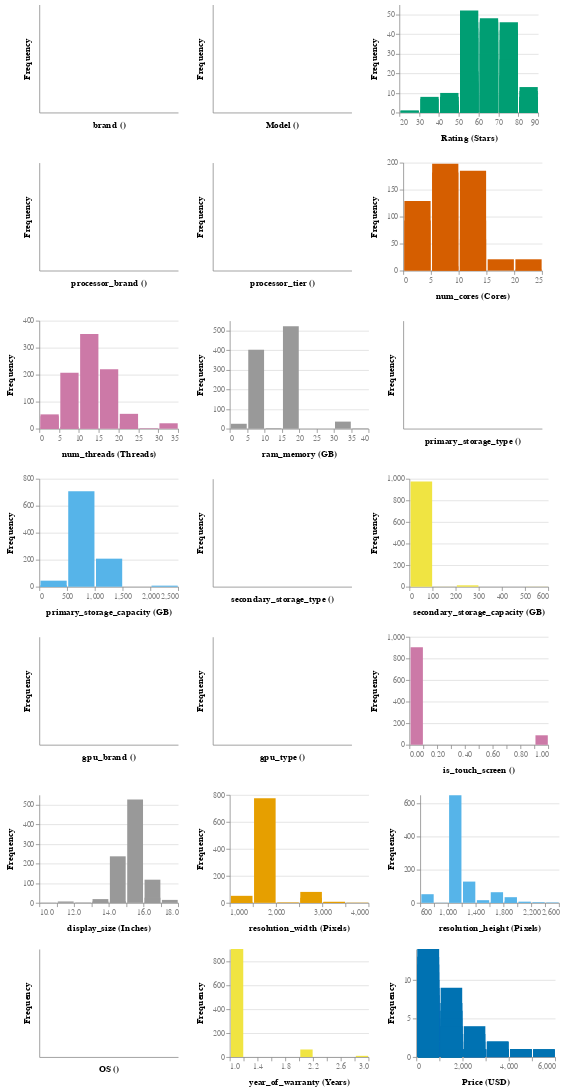

Notebook code cell kept with this figure:
### Markdown cell above
![Graph1](Visualisations/Graph2.png)

### Code cell
import altair as alt

# Map columns to units for those that are quantitative
units_mapping = {
    'brand': '',
    'Model': '',
    'Rating': 'Stars',
    'processor_brand': '',
    'processor_tier': '',
    'num_cores': 'Cores',
    'num_threads': 'Threads',
    'ram_memory': 'GB',
    'primary_storage_type': '',
    'primary_storage_capacity': 'GB',
    'secondary_storage_type': '',
    'secondary_storage_capacity': 'GB',
    'gpu_brand': '',
    'gpu_type': '',
    'is_touch_screen': '',
    'display_size': 'Inches',
    'resolution_width': 'Pixels',
    'resolution_height': 'Pixels',
    'OS': '',
    'year_of_warranty': 'Years',
    'Price': 'USD'
}

# Columns of interest
columns = list(units_mapping.keys())

# Define a color-blind-friendly "rainbow" palette
colors = ['#E69F00', '#56B4E9', '#009E73', '#F0E442', '#0072B2', '#D55E00', '#CC79A7', '#999999']
# Ensure we have enough colors
colors *= (len(columns) // len(colors) + 1)

# Create charts
charts = []
for i, col in enumerate(columns):
    title = f'{col} ({units_mapping[col]})'  # Include units in title
    chart = alt.Chart(df).mark_bar(color=colors[i]).encode(
        x=alt.X(f'{col}:Q', bin=True, title=title),
        y=alt.Y('count()', title='Frequency'),
        tooltip=[alt.Tooltip(f'{col}:Q', title=col)]
    ).properties(
        width=180,
        height=140
    )
    charts.append(chart)

# Combine charts into a grid layout without explicit titles
chart_grid = alt.vconcat(*[
    alt.hconcat(*charts[i:i+3]) for i in range(0, len(charts), 3)
]).configure_axis(
    titleFontSize=12,
    labelFontSize=10
)

chart_grid

### Figure 1 — Vega-Lite specification as saved in the notebook (floating-point values rounded to 4 significant figures; data arrays with more than 128 entries replaced by an {"elided": "..."} marker saying what was removed)
{"config": {"title": {"fontSize": 20, "font": "Verdana", "color": "black"}, "axis": {"titleFontSize": 12, "titleFont": "Verdana", "labelFontSize": 10, "labelFont": "Verdana", "labelColor": "gray", "titlePadding": 10}, "legend": {"titleFontSize": 14, "labelFontSize": 12, "titleFont": "Verdana", "labelFont": "Verdana"}, "bar": {"binSpacing": 2, "fill": "#5276A7", "stroke": false}, "view": {"stroke": "transparent"}}, "vconcat": [{"hconcat": [{"mark": {"type": "bar", "color": "#E69F00"}, "encoding": {"tooltip": [{"field": "brand", "title": "brand", "type": "quantitative"}], "x": {"bin": true, "field": "brand", "title": "brand ()", "type": "quantitative"}, "y": {"aggregate": "count", "title": "Frequency", "type": "quantitative"}}, "height": 140, "width": 180}, {"mark": {"type": "bar", "color": "#56B4E9"}, "encoding": {"tooltip": [{"field": "Model", "title": "Model", "type": "quantitative"}], "x": {"bin": true, "field": "Model", "title": "Model ()", "type": "quantitative"}, "y": {"aggregate": "count", "title": "Frequency", "type": "quantitative"}}, "height": 140, "width": 180}, {"mark": {"type": "bar", "color": "#009E73"}, "encoding": {"tooltip": [{"field": "Rating", "title": "Rating", "type": "quantitative"}], "x": {"bin": true, "field": "Rating", "title": "Rating (Stars)", "type": "quantitative"}, "y": {"aggregate": "count", "title": "Frequency", "type": "quantitative"}}, "height": 140, "width": 180}]}, {"hconcat": [{"mark": {"type": "bar", "color": "#F0E442"}, "encoding": {"tooltip": [{"field": "processor_brand", "title": "processor_brand", "type": "quantitative"}], "x": {"bin": true, "field": "processor_brand", "title": "processor_brand ()", "type": "quantitative"}, "y": {"aggregate": "count", "title": "Frequency", "type": "quantitative"}}, "height": 140, "width": 180}, {"mark": {"type": "bar", "color": "#0072B2"}, "encoding": {"tooltip": [{"field": "processor_tier", "title": "processor_tier", "type": "quantitative"}], "x": {"bin": true, "field": "processor_tier", "title": "processor_tier ()", "type": "quantitative"}, "y": {"aggregate": "count", "title": "Frequency", "type": "quantitative"}}, "height": 140, "width": 180}, {"mark": {"type": "bar", "color": "#D55E00"}, "encoding": {"tooltip": [{"field": "num_cores", "title": "num_cores", "type": "quantitative"}], "x": {"bin": true, "field": "num_cores", "title": "num_cores (Cores)", "type": "quantitative"}, "y": {"aggregate": "count", "title": "Frequency", "type": "quantitative"}}, "height": 140, "width": 180}]}, {"hconcat": [{"mark": {"type": "bar", "color": "#CC79A7"}, "encoding": {"tooltip": [{"field": "num_threads", "title": "num_threads", "type": "quantitative"}], "x": {"bin": true, "field": "num_threads", "title": "num_threads (Threads)", "type": "quantitative"}, "y": {"aggregate": "count", "title": "Frequency", "type": "quantitative"}}, "height": 140, "width": 180}, {"mark": {"type": "bar", "color": "#999999"}, "encoding": {"tooltip": [{"field": "ram_memory", "title": "ram_memory", "type": "quantitative"}], "x": {"bin": true, "field": "ram_memory", "title": "ram_memory (GB)", "type": "quantitative"}, "y": {"aggregate": "count", "title": "Frequency", "type": "quantitative"}}, "height": 140, "width": 180}, {"mark": {"type": "bar", "color": "#E69F00"}, "encoding": {"tooltip": [{"field": "primary_storage_type", "title": "primary_storage_type", "type": "quantitative"}], "x": {"bin": true, "field": "primary_storage_type", "title": "primary_storage_type ()", "type": "quantitative"}, "y": {"aggregate": "count", "title": "Frequency", "type": "quantitative"}}, "height": 140, "width": 180}]}, {"hconcat": [{"mark": {"type": "bar", "color": "#56B4E9"}, "encoding": {"tooltip": [{"field": "primary_storage_capacity", "title": "primary_storage_capacity", "type": "quantitative"}], "x": {"bin": true, "field": "primary_storage_capacity", "title": "primary_storage_capacity (GB)", "type": "quantitative"}, "y": {"aggregate": "count", "title": "Frequency", "type": "quantitative"}}, "height": 140, "width": 180}, {"mark": {"type": "bar", "color": "#009E73"}, "encoding": {"tooltip": [{"field": "secondary_storage_type", "title": "secondary_storage_type", "type": "quantitative"}], "x": {"bin": true, "field": "secondary_storage_type", "title": "secondary_storage_type ()", "type": "quantitative"}, "y": {"aggregate": "count", "title": "Frequency", "type": "quantitative"}}, "height": 140, "width": 180}, {"mark": {"type": "bar", "color": "#F0E442"}, "encoding": {"tooltip": [{"field": "secondary_storage_capacity", "title": "secondary_storage_capacity", "type": "quantitative"}], "x": {"bin": true, "field": "secondary_storage_capacity", "title": "secondary_storage_capacity (GB)", "type": "quantitative"}, "y": {"aggregate": "count", "title": "Frequency", "type": "quantitative"}}, "height": 140, "width": 180}]}, {"hconcat": [{"mark": {"type": "bar", "color": "#0072B2"}, "encoding": {"tooltip": [{"field": "gpu_brand", "title": "gpu_brand", "type": "quantitative"}], "x": {"bin": true, "field": "gpu_brand", "title": "gpu_brand ()", "type": "quantitative"}, "y": {"aggregate": "count", "title": "Frequency", "type": "quantitative"}}, "height": 140, "width": 180}, {"mark": {"type": "bar", "color": "#D55E00"}, "encoding": {"tooltip": [{"field": "gpu_type", "title": "gpu_type", "type": "quantitative"}], "x": {"bin": true, "field": "gpu_type", "title": "gpu_type ()", "type": "quantitative"}, "y": {"aggregate": "count", "title": "Frequency", "type": "quantitative"}}, "height": 140, "width": 180}, {"mark": {"type": "bar", "color": "#CC79A7"}, "encoding": {"tooltip": [{"field": "is_touch_screen", "title": "is_touch_screen", "type": "quantitative"}], "x": {"bin": true, "field": "is_touch_screen", "title": "is_touch_screen ()", "type": "quantitative"}, "y": {"aggregate": "count", "title": "Frequency", "type": "quantitative"}}, "height": 140, "width": 180}]}, {"hconcat": [{"mark": {"type": "bar", "color": "#999999"}, "encoding": {"tooltip": [{"field": "display_size", "title": "display_size", "type": "quantitative"}], "x": {"bin": true, "field": "display_size", "title": "display_size (Inches)", "type": "quantitative"}, "y": {"aggregate": "count", "title": "Frequency", "type": "quantitative"}}, "height": 140, "width": 180}, {"mark": {"type": "bar", "color": "#E69F00"}, "encoding": {"tooltip": [{"field": "resolution_width", "title": "resolution_width", "type": "quantitative"}], "x": {"bin": true, "field": "resolution_width", "title": "resolution_width (Pixels)", "type": "quantitative"}, "y": {"aggregate": "count", "title": "Frequency", "type": "quantitative"}}, "height": 140, "width": 180}, {"mark": {"type": "bar", "color": "#56B4E9"}, "encoding": {"tooltip": [{"field": "resolution_height", "title": "resolution_height", "type": "quantitative"}], "x": {"bin": true, "field": "resolution_height", "title": "resolution_height (Pixels)", "type": "quantitative"}, "y": {"aggregate": "count", "title": "Frequency", "type": "quantitative"}}, "height": 140, "width": 180}]}, {"hconcat": [{"mark": {"type": "bar", "color": "#009E73"}, "encoding": {"tooltip": [{"field": "OS", "title": "OS", "type": "quantitative"}], "x": {"bin": true, "field": "OS", "title": "OS ()", "type": "quantitative"}, "y": {"aggregate": "count", "title": "Frequency", "type": "quantitative"}}, "height": 140, "width": 180}, {"mark": {"type": "bar", "color": "#F0E442"}, "encoding": {"tooltip": [{"field": "year_of_warranty", "title": "year_of_warranty", "type": "quantitative"}], "x": {"bin": true, "field": "year_of_warranty", "title": "year_of_warranty (Years)", "type": "quantitative"}, "y": {"aggregate": "count", "title": "Frequency", "type": "quantitative"}}, "height": 140, "width": 180}, {"mark": {"type": "bar", "color": "#0072B2"}, "encoding": {"tooltip": [{"field": "Price", "title": "Price", "type": "quantitative"}], "x": {"bin": true, "field": "Price", "title": "Price (USD)", "type": "quantitative"}, "y": {"aggregate": "count", "title": "Frequency", "type": "quantitative"}}, "height": 140, "width": 180}]}], "data": {"name": "data-2fce1a15615083b2718066104629f2b7"}, "$schema": "https://vega.github.io/schema/vega-lite/v5.16.3.json", "datasets": {"data-2fce1a15615083b2718066104629f2b7": {"elided": "991 records"}}}
